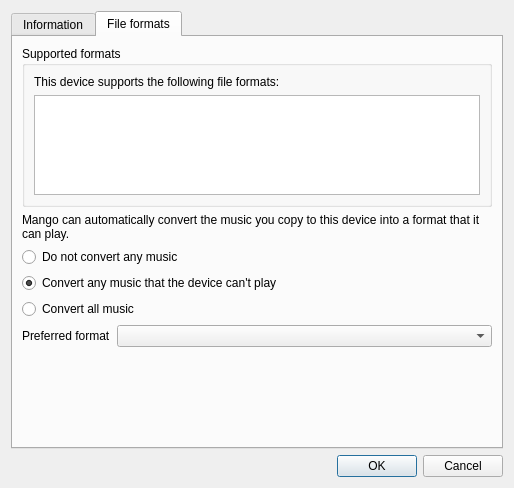
<?xml version="1.0" encoding="UTF-8"?>
<ui version="4.0">
 <class>DeviceProperties</class>
 <widget class="QDialog" name="DeviceProperties">
  <property name="geometry">
   <rect>
    <x>0</x>
    <y>0</y>
    <width>514</width>
    <height>488</height>
   </rect>
  </property>
  <property name="windowTitle">
   <string>Device Properties</string>
  </property>
  <property name="windowIcon">
   <iconset resource="../../data/icons.qrc">
    <normaloff>:/icons/64x64/mango.png</normaloff>:/icons/64x64/mango.png</iconset>
  </property>
  <layout class="QVBoxLayout" name="verticalLayout_5">
   <item>
    <widget class="QTabWidget" name="tabWidget">
     <property name="currentIndex">
      <number>1</number>
     </property>
     <widget class="QWidget" name="tab">
      <attribute name="title">
       <string>Information</string>
      </attribute>
      <layout class="QVBoxLayout" name="verticalLayout_4">
       <item>
        <layout class="QFormLayout" name="formLayout">
         <property name="fieldGrowthPolicy">
          <enum>QFormLayout::AllNonFixedFieldsGrow</enum>
         </property>
         <item row="0" column="0">
          <widget class="QLabel" name="label_2">
           <property name="text">
            <string>Name</string>
           </property>
          </widget>
         </item>
         <item row="0" column="1">
          <widget class="QLineEdit" name="name"/>
         </item>
         <item row="1" column="0">
          <widget class="QLabel" name="label">
           <property name="text">
            <string>Icon</string>
           </property>
          </widget>
         </item>
         <item row="1" column="1">
          <widget class="QListWidget" name="icon">
           <property name="verticalScrollBarPolicy">
            <enum>Qt::ScrollBarAlwaysOff</enum>
           </property>
           <property name="iconSize">
            <size>
             <width>48</width>
             <height>48</height>
            </size>
           </property>
           <property name="movement">
            <enum>QListView::Static</enum>
           </property>
           <property name="flow">
            <enum>QListView::LeftToRight</enum>
           </property>
           <property name="isWrapping" stdset="0">
            <bool>false</bool>
           </property>
           <property name="spacing">
            <number>5</number>
           </property>
           <property name="viewMode">
            <enum>QListView::IconMode</enum>
           </property>
           <property name="uniformItemSizes">
            <bool>true</bool>
           </property>
          </widget>
         </item>
         <item row="2" column="0" colspan="2">
          <widget class="FreeSpaceBar" name="free_space_bar" native="true"/>
         </item>
        </layout>
       </item>
       <item>
        <widget class="QGroupBox" name="groupbox_hardware_information">
         <property name="title">
          <string>Hardware information</string>
         </property>
         <layout class="QVBoxLayout" name="verticalLayout_2">
          <item>
           <widget class="QStackedWidget" name="hardware_info_stack">
            <property name="currentIndex">
             <number>1</number>
            </property>
            <widget class="QWidget" name="hardware_info_not_connected_page">
             <layout class="QVBoxLayout" name="verticalLayout">
              <property name="spacing">
               <number>0</number>
              </property>
              <property name="leftMargin">
               <number>0</number>
              </property>
              <property name="topMargin">
               <number>0</number>
              </property>
              <property name="rightMargin">
               <number>0</number>
              </property>
              <property name="bottomMargin">
               <number>0</number>
              </property>
              <item>
               <widget class="QLabel" name="label_6">
                <property name="text">
                 <string>Hardware information is only available while the device is connected.</string>
                </property>
                <property name="alignment">
                 <set>Qt::AlignLeading|Qt::AlignLeft|Qt::AlignTop</set>
                </property>
                <property name="wordWrap">
                 <bool>true</bool>
                </property>
               </widget>
              </item>
             </layout>
            </widget>
            <widget class="QWidget" name="hardware_info_page">
             <layout class="QVBoxLayout" name="verticalLayout_3">
              <property name="spacing">
               <number>0</number>
              </property>
              <property name="leftMargin">
               <number>0</number>
              </property>
              <property name="topMargin">
               <number>0</number>
              </property>
              <property name="rightMargin">
               <number>0</number>
              </property>
              <property name="bottomMargin">
               <number>0</number>
              </property>
              <item>
               <widget class="QTableWidget" name="hardware_info">
                <property name="editTriggers">
                 <set>QAbstractItemView::NoEditTriggers</set>
                </property>
                <property name="selectionMode">
                 <enum>QAbstractItemView::NoSelection</enum>
                </property>
                <property name="cornerButtonEnabled">
                 <bool>false</bool>
                </property>
                <property name="columnCount">
                 <number>2</number>
                </property>
                <attribute name="horizontalHeaderVisible">
                 <bool>false</bool>
                </attribute>
                <attribute name="horizontalHeaderStretchLastSection">
                 <bool>true</bool>
                </attribute>
                <attribute name="verticalHeaderVisible">
                 <bool>false</bool>
                </attribute>
                <column/>
                <column/>
               </widget>
              </item>
             </layout>
            </widget>
           </widget>
          </item>
         </layout>
        </widget>
       </item>
      </layout>
     </widget>
     <widget class="QWidget" name="tab_2">
      <attribute name="title">
       <string>File formats</string>
      </attribute>
      <layout class="QVBoxLayout" name="verticalLayout_9">
       <item>
        <widget class="QStackedWidget" name="formats_stack">
         <property name="currentIndex">
          <number>0</number>
         </property>
         <widget class="QWidget" name="formats_page">
          <layout class="QVBoxLayout" name="verticalLayout_7">
           <property name="leftMargin">
            <number>0</number>
           </property>
           <property name="topMargin">
            <number>0</number>
           </property>
           <property name="rightMargin">
            <number>0</number>
           </property>
           <property name="bottomMargin">
            <number>0</number>
           </property>
           <item>
            <widget class="QGroupBox" name="supported_formats_container">
             <property name="title">
              <string>Supported formats</string>
             </property>
             <layout class="QVBoxLayout" name="verticalLayout_6">
              <item>
               <widget class="QLabel" name="label_5">
                <property name="text">
                 <string>This device supports the following file formats:</string>
                </property>
               </widget>
              </item>
              <item>
               <widget class="QListWidget" name="supported_formats">
                <property name="selectionMode">
                 <enum>QAbstractItemView::NoSelection</enum>
                </property>
               </widget>
              </item>
             </layout>
            </widget>
           </item>
           <item>
            <widget class="QLabel" name="label_3">
             <property name="text">
              <string>Mango can automatically convert the music you copy to this device into a format that it can play.</string>
             </property>
             <property name="wordWrap">
              <bool>true</bool>
             </property>
            </widget>
           </item>
           <item>
            <widget class="QRadioButton" name="transcode_off">
             <property name="text">
              <string>Do not convert any music</string>
             </property>
            </widget>
           </item>
           <item>
            <widget class="QRadioButton" name="transcode_unsupported">
             <property name="text">
              <string>Convert any music that the device can't play</string>
             </property>
             <property name="checked">
              <bool>true</bool>
             </property>
            </widget>
           </item>
           <item>
            <widget class="QRadioButton" name="transcode_all">
             <property name="text">
              <string>Convert all music</string>
             </property>
            </widget>
           </item>
           <item>
            <layout class="QHBoxLayout" name="horizontalLayout">
             <item>
              <widget class="QLabel" name="label_4">
               <property name="text">
                <string>Preferred format</string>
               </property>
              </widget>
             </item>
             <item>
              <widget class="QComboBox" name="transcode_format">
               <property name="sizePolicy">
                <sizepolicy hsizetype="Expanding" vsizetype="Fixed">
                 <horstretch>0</horstretch>
                 <verstretch>0</verstretch>
                </sizepolicy>
               </property>
              </widget>
             </item>
            </layout>
           </item>
           <item>
            <spacer name="verticalSpacer">
             <property name="orientation">
              <enum>Qt::Vertical</enum>
             </property>
             <property name="sizeHint" stdset="0">
              <size>
               <width>20</width>
               <height>183</height>
              </size>
             </property>
            </spacer>
           </item>
          </layout>
         </widget>
         <widget class="QWidget" name="formats_page_not_connected">
          <layout class="QVBoxLayout" name="verticalLayout_8">
           <property name="leftMargin">
            <number>0</number>
           </property>
           <property name="topMargin">
            <number>0</number>
           </property>
           <property name="rightMargin">
            <number>0</number>
           </property>
           <property name="bottomMargin">
            <number>0</number>
           </property>
           <item>
            <widget class="QLabel" name="label_7">
             <property name="text">
              <string>This device must be connected and opened before Mango can see what file formats it supports.</string>
             </property>
             <property name="wordWrap">
              <bool>true</bool>
             </property>
            </widget>
           </item>
           <item>
            <layout class="QHBoxLayout" name="horizontalLayout_2">
             <item>
              <widget class="QPushButton" name="open_device">
               <property name="text">
                <string>Open device</string>
               </property>
              </widget>
             </item>
             <item>
              <spacer name="horizontalSpacer">
               <property name="orientation">
                <enum>Qt::Horizontal</enum>
               </property>
               <property name="sizeHint" stdset="0">
                <size>
                 <width>40</width>
                 <height>20</height>
                </size>
               </property>
              </spacer>
             </item>
            </layout>
           </item>
           <item>
            <spacer name="verticalSpacer_2">
             <property name="orientation">
              <enum>Qt::Vertical</enum>
             </property>
             <property name="sizeHint" stdset="0">
              <size>
               <width>20</width>
               <height>309</height>
              </size>
             </property>
            </spacer>
           </item>
          </layout>
         </widget>
         <widget class="QWidget" name="formats_page_loading">
          <layout class="QVBoxLayout" name="verticalLayout_10">
           <property name="leftMargin">
            <number>0</number>
           </property>
           <property name="topMargin">
            <number>0</number>
           </property>
           <property name="rightMargin">
            <number>0</number>
           </property>
           <property name="bottomMargin">
            <number>0</number>
           </property>
           <item>
            <layout class="QHBoxLayout" name="horizontalLayout_3">
             <item>
              <widget class="BusyIndicator" name="label_8" native="true"/>
             </item>
             <item>
              <widget class="QLabel" name="label_9">
               <property name="sizePolicy">
                <sizepolicy hsizetype="Expanding" vsizetype="Preferred">
                 <horstretch>0</horstretch>
                 <verstretch>0</verstretch>
                </sizepolicy>
               </property>
               <property name="text">
                <string>Querying device...</string>
               </property>
              </widget>
             </item>
            </layout>
           </item>
           <item>
            <spacer name="verticalSpacer_3">
             <property name="orientation">
              <enum>Qt::Vertical</enum>
             </property>
             <property name="sizeHint" stdset="0">
              <size>
               <width>20</width>
               <height>358</height>
              </size>
             </property>
            </spacer>
           </item>
          </layout>
         </widget>
        </widget>
       </item>
      </layout>
     </widget>
    </widget>
   </item>
   <item>
    <widget class="QDialogButtonBox" name="buttonBox">
     <property name="orientation">
      <enum>Qt::Horizontal</enum>
     </property>
     <property name="standardButtons">
      <set>QDialogButtonBox::Cancel|QDialogButtonBox::Ok</set>
     </property>
    </widget>
   </item>
  </layout>
 </widget>
 <customwidgets>
  <customwidget>
   <class>FreeSpaceBar</class>
   <extends>QWidget</extends>
   <header>widgets/freespacebar.h</header>
   <container>1</container>
  </customwidget>
  <customwidget>
   <class>BusyIndicator</class>
   <extends>QWidget</extends>
   <header>widgets/busyindicator.h</header>
  </customwidget>
 </customwidgets>
 <tabstops>
  <tabstop>tabWidget</tabstop>
  <tabstop>name</tabstop>
  <tabstop>icon</tabstop>
  <tabstop>hardware_info</tabstop>
  <tabstop>supported_formats</tabstop>
  <tabstop>open_device</tabstop>
  <tabstop>transcode_off</tabstop>
  <tabstop>transcode_unsupported</tabstop>
  <tabstop>transcode_all</tabstop>
  <tabstop>transcode_format</tabstop>
 </tabstops>
 <resources>
  <include location="../../data/data.qrc"/>
  <include location="../../data/icons.qrc"/>
 </resources>
 <connections>
  <connection>
   <sender>buttonBox</sender>
   <signal>accepted()</signal>
   <receiver>DeviceProperties</receiver>
   <slot>accept()</slot>
   <hints>
    <hint type="sourcelabel">
     <x>248</x>
     <y>254</y>
    </hint>
    <hint type="destinationlabel">
     <x>157</x>
     <y>274</y>
    </hint>
   </hints>
  </connection>
  <connection>
   <sender>buttonBox</sender>
   <signal>rejected()</signal>
   <receiver>DeviceProperties</receiver>
   <slot>reject()</slot>
   <hints>
    <hint type="sourcelabel">
     <x>316</x>
     <y>260</y>
    </hint>
    <hint type="destinationlabel">
     <x>286</x>
     <y>274</y>
    </hint>
   </hints>
  </connection>
 </connections>
</ui>
